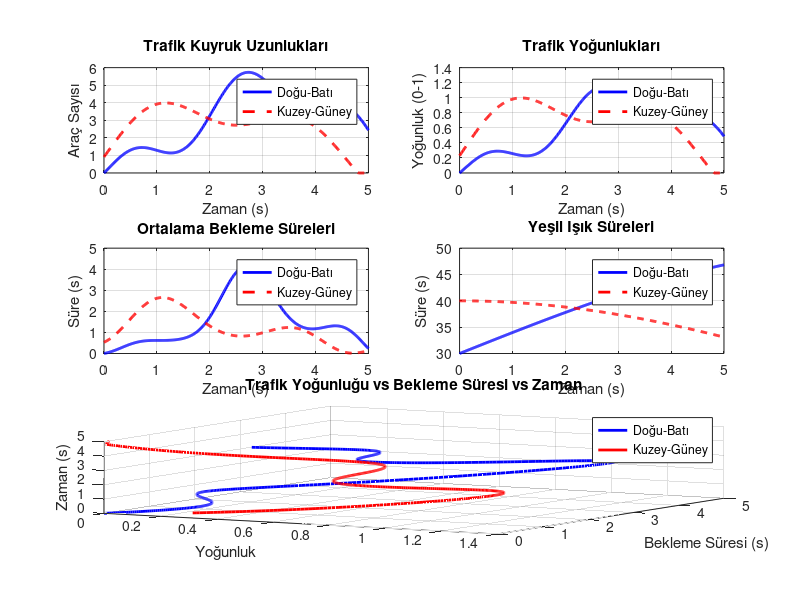

Recreate this plot in MATLAB. (Note: this script raises an error after producing the figure.)
% advanced_traffic_viz.m
% Gelişmiş trafik simülasyonu görselleştirme

function advanced_traffic_viz()
    fprintf('Gelişmiş trafik görselleştirmesi başlatılıyor...\n');
    
    % Workspace'den verileri al
    workspace_vars = evalin('base', 'whos');
    var_names = {workspace_vars.name};
    
    % Zaman verisi
    if ismember('log_time', var_names)
        t = evalin('base', 'log_time');
    elseif ismember('t', var_names)
        t = evalin('base', 't');
    elseif ismember('viz_time', var_names)
        t = evalin('base', 'viz_time');
    else
        % Varsayılan zaman verisi
        t = 0:0.01:5;
        t = t(:);
    end
    
    % Kuyruk verileri
    queue_data = [];
    if ismember('log_vehicle_queues', var_names)
        queue_data = evalin('base', 'log_vehicle_queues');
    elseif ismember('queue_lengths', var_names)
        queue_data = evalin('base', 'queue_lengths');
    elseif ismember('viz_data', var_names)
        queue_data = evalin('base', 'viz_data');
    end
    
    % Trafik yoğunlukları
    density_data = [];
    if ismember('density_EW', var_names) && ismember('density_NS', var_names)
        density_EW = evalin('base', 'density_EW');
        density_NS = evalin('base', 'density_NS');
        density_data = [density_EW, density_NS];
    end
    
    % Bekleme süreleri
    wait_time_data = [];
    if ismember('average_wait_time_EW', var_names) && ismember('average_wait_time_NS', var_names)
        wait_EW = evalin('base', 'average_wait_time_EW');
        wait_NS = evalin('base', 'average_wait_time_NS');
        wait_time_data = [wait_EW, wait_NS];
    end
    
    % Işık süreleri
    light_data = [];
    if ismember('green_duration_EW', var_names) && ismember('green_duration_NS', var_names)
        green_EW = evalin('base', 'green_duration_EW');
        green_NS = evalin('base', 'green_duration_NS');
        light_data = [green_EW, green_NS];
    end
    
    % Veri yoksa, test verisi oluştur
    if isempty(queue_data) && isempty(density_data) && isempty(wait_time_data)
        fprintf('Görselleştirilecek veri bulunamadı. Test verisi oluşturuluyor...\n');
        
        % Kuyruk uzunlukları (Doğu-Batı ve Kuzey-Güney)
        queue_data = zeros(length(t), 2);
        queue_data(:,1) = 5 * (sin(t/2).^2 + 0.2*sin(t*3));
        queue_data(:,1) = max(0, queue_data(:,1));
        queue_data(:,2) = 4 * (sin((t+1)/2).^2 + 0.3*sin(t*2));
        queue_data(:,2) = max(0, queue_data(:,2));
        
        % Yoğunluklar
        density_data = zeros(length(t), 2);
        density_data(:,1) = queue_data(:,1) / 5;  % 0-1 arası normalize
        density_data(:,2) = queue_data(:,2) / 4;  % 0-1 arası normalize
        
        % Bekleme süreleri
        wait_time_data = zeros(length(t), 2);
        wait_time_data(:,1) = 3 * density_data(:,1).^2 + 0.5*sin(t);
        wait_time_data(:,2) = 2.5 * density_data(:,2).^2 + 0.4*cos(t);
        
        % Işık süreleri
        light_data = zeros(length(t), 2);
        light_data(:,1) = 30 + 20*sin(t/5);
        light_data(:,2) = 25 + 15*cos(t/5);
    end
    
    % Gelişmiş görselleştirmeyi başlat
    create_advanced_visualizations(t, queue_data, density_data, wait_time_data, light_data);
end

function create_advanced_visualizations(t, queue_data, density_data, wait_time_data, light_data)
    % Ana figürü oluştur
    figure('Name', 'Gelişmiş Trafik Simülasyonu Görselleştirmesi', ...
           'NumberTitle', 'off', 'Position', [50, 50, 1200, 800]);
    
    % Boyut kontrolü yap
    if ~isempty(queue_data)
        % Vektörleri sütun vektörü yap
        if size(t, 1) == 1
            t = t(:);
        end
        
        % Boyut uyumsuzluğu varsa düzelt
        if length(t) ~= size(queue_data, 1)
            min_len = min(length(t), size(queue_data, 1));
            t = t(1:min_len);
            queue_data = queue_data(1:min_len, :);
            fprintf('Boyutlar düzeltildi: size(t)=%s, size(queue_data)=%s\n', mat2str(size(t)), mat2str(size(queue_data)));
        end
        
        % Tek sütun varsa ikinci sütun ekle
        if size(queue_data, 2) == 1
            % İlk olarak queue_data'nın bir struct olup olmadığını kontrol et
            if isstruct(queue_data)
                % Struct ise, önce içeriğini çıkar veya varsayılan değerler oluştur
                fprintf('queue_data bir struct olarak tespit edildi. Düzeltme yapılıyor...\n');
                % Struct'dan numara dizisine dönüştür veya yeni bir dizi oluştur
                % Bu örnek için basitçe varsayılan bir değer oluşturuyoruz
                queue_data_temp = zeros(length(t), 1);
                queue_data_temp(:,1) = 5 * (sin(t/2).^2 + 0.2*sin(t*3));
                queue_data = [queue_data_temp, queue_data_temp*0.8]; % İkinci yön için tahmin
            else
                % Normal sayısal dizi ise devam et
                queue_data = [queue_data, queue_data*0.8]; % İkinci yön için tahmin
            end
            fprintf('İkinci sütun eklendi. Yeni boyut: %s\n', mat2str(size(queue_data)));
        end
    end
    
    % Diğer veriler için de benzer kontroller yap
    if ~isempty(density_data) && length(t) ~= size(density_data, 1)
        min_len = min(length(t), size(density_data, 1));
        t_temp = t(1:min_len);
        density_data = density_data(1:min_len, :);
        
        if size(density_data, 2) == 1
            % struct kontrolü
            if isstruct(density_data)
                fprintf('density_data bir struct olarak tespit edildi. Düzeltme yapılıyor...\n');
                density_data_temp = zeros(length(t), 1);
                density_data_temp(:,1) = (5 * (sin(t/2).^2 + 0.2*sin(t*3)))/5; % 0-1 arası
                density_data = [density_data_temp, density_data_temp*0.7];
            else
                density_data = [density_data, density_data*0.7];
            end
        end
    end
    
    if ~isempty(wait_time_data) && length(t) ~= size(wait_time_data, 1)
        min_len = min(length(t), size(wait_time_data, 1));
        t_temp = t(1:min_len);
        wait_time_data = wait_time_data(1:min_len, :);
        
        if size(wait_time_data, 2) == 1
            % struct kontrolü
            if isstruct(wait_time_data)
                fprintf('wait_time_data bir struct olarak tespit edildi. Düzeltme yapılıyor...\n');
                wait_time_data_temp = zeros(length(t), 1);
                wait_time_data_temp(:,1) = 3 * ((5 * (sin(t/2).^2 + 0.2*sin(t*3)))/5).^2 + 0.5*sin(t);
                wait_time_data = [wait_time_data_temp, wait_time_data_temp*0.9];
            else
                wait_time_data = [wait_time_data, wait_time_data*0.9];
            end
        end
    end
    
    if ~isempty(light_data) && length(t) ~= size(light_data, 1)
        min_len = min(length(t), size(light_data, 1));
        t_temp = t(1:min_len);
        light_data = light_data(1:min_len, :);
        
        if size(light_data, 2) == 1
            % struct kontrolü
            if isstruct(light_data)
                fprintf('light_data bir struct olarak tespit edildi. Düzeltme yapılıyor...\n');
                light_data_temp = zeros(length(t), 1);
                light_data_temp(:,1) = 30 + 20*sin(t/5);
                light_data = [light_data_temp, light_data_temp*0.9];
            else
                light_data = [light_data, light_data*0.9];
            end
        end
    end
    
    % Subplot düzeni: 3x2
    
    % 1. Grafik: Kuyruk uzunlukları
    subplot(3, 2, 1);
    if ~isempty(queue_data)
        try
            plot(t, queue_data(:,1), 'b-', 'LineWidth', 2); hold on;
            if size(queue_data, 2) >= 2
                plot(t, queue_data(:,2), 'r--', 'LineWidth', 2);
            end
            title('Trafik Kuyruk Uzunlukları');
            xlabel('Zaman (s)');
            ylabel('Araç Sayısı');
            if size(queue_data, 2) >= 2
                legend('Doğu-Batı', 'Kuzey-Güney');
            else
                legend('Doğu-Batı');
            end
            grid on;
        catch plot_err
            warning('Kuyruk verisi çizilirken hata: %s', plot_err.message);
            text(0.5, 0.5, 'Kuyruk verisi çizilemedi', 'HorizontalAlignment', 'center');
            axis off;
        end
    else
        text(0.5, 0.5, 'Kuyruk verisi bulunamadı', 'HorizontalAlignment', 'center');
        axis off;
    end
    
    % 2. Grafik: Yoğunluklar
    subplot(3, 2, 2);
    if ~isempty(density_data)
        try
            plot(t, density_data(:,1), 'b-', 'LineWidth', 2); hold on;
            if size(density_data, 2) >= 2
                plot(t, density_data(:,2), 'r--', 'LineWidth', 2);
            end
            title('Trafik Yoğunlukları');
            xlabel('Zaman (s)');
            ylabel('Yoğunluk (0-1)');
            if size(density_data, 2) >= 2
                legend('Doğu-Batı', 'Kuzey-Güney');
            else
                legend('Doğu-Batı');
            end
            grid on;
        catch plot_err
            warning('Yoğunluk verisi çizilirken hata: %s', plot_err.message);
            text(0.5, 0.5, 'Yoğunluk verisi çizilemedi', 'HorizontalAlignment', 'center');
            axis off;
        end
    else
        text(0.5, 0.5, 'Yoğunluk verisi bulunamadı', 'HorizontalAlignment', 'center');
        axis off;
    end
    
    % 3. Grafik: Bekleme süreleri
    subplot(3, 2, 3);
    if ~isempty(wait_time_data)
        try
            plot(t, wait_time_data(:,1), 'b-', 'LineWidth', 2); hold on;
            if size(wait_time_data, 2) >= 2
                plot(t, wait_time_data(:,2), 'r--', 'LineWidth', 2);
            end
            title('Ortalama Bekleme Süreleri');
            xlabel('Zaman (s)');
            ylabel('Süre (s)');
            if size(wait_time_data, 2) >= 2
                legend('Doğu-Batı', 'Kuzey-Güney');
            else
                legend('Doğu-Batı');
            end
            grid on;
        catch plot_err
            warning('Bekleme süresi verisi çizilirken hata: %s', plot_err.message);
            text(0.5, 0.5, 'Bekleme süresi verisi çizilemedi', 'HorizontalAlignment', 'center');
            axis off;
        end
    else
        text(0.5, 0.5, 'Bekleme süresi verisi bulunamadı', 'HorizontalAlignment', 'center');
        axis off;
    end
    
    % 4. Grafik: Trafık ışığı süreleri
    subplot(3, 2, 4);
    if ~isempty(light_data)
        try
            plot(t, light_data(:,1), 'b-', 'LineWidth', 2); hold on;
            if size(light_data, 2) >= 2
                plot(t, light_data(:,2), 'r--', 'LineWidth', 2);
            end
            title('Yeşil Işık Süreleri');
            xlabel('Zaman (s)');
            ylabel('Süre (s)');
            if size(light_data, 2) >= 2
                legend('Doğu-Batı', 'Kuzey-Güney');
            else
                legend('Doğu-Batı');
            end
            grid on;
        catch plot_err
            warning('Işık süresi verisi çizilirken hata: %s', plot_err.message);
            text(0.5, 0.5, 'Işık süresi verisi çizilemedi', 'HorizontalAlignment', 'center');
            axis off;
        end
    else
        text(0.5, 0.5, 'Işık süresi verisi bulunamadı', 'HorizontalAlignment', 'center');
        axis off;
    end
    
    % 5. Grafik: 3B görselleştirme (Yoğunluk vs Bekleme Süresi vs Zaman)
    subplot(3, 2, 5:6);
    if ~isempty(density_data) && ~isempty(wait_time_data)
        try
            % 3B yüzey çizimi
            plot3(density_data(:,1), wait_time_data(:,1), t, 'b-', 'LineWidth', 2); hold on;
            if size(density_data, 2) >= 2 && size(wait_time_data, 2) >= 2
                plot3(density_data(:,2), wait_time_data(:,2), t, 'r-', 'LineWidth', 2);
            end
            title('Trafik Yoğunluğu vs Bekleme Süresi vs Zaman');
            xlabel('Yoğunluk');
            ylabel('Bekleme Süresi (s)');
            zlabel('Zaman (s)');
            if size(density_data, 2) >= 2 && size(wait_time_data, 2) >= 2
                legend('Doğu-Batı', 'Kuzey-Güney');
            else
                legend('Doğu-Batı');
            end
            grid on;
            view(30, 30); % 3D görüntüyü döndür
        catch plot_err
            warning('3B görselleştirme çizilirken hata: %s', plot_err.message);
            text(0.5, 0.5, '3B görselleştirme çizilemedi', 'HorizontalAlignment', 'center');
            axis off;
        end
    else
        text(0.5, 0.5, '3B görselleştirme için yeterli veri bulunamadı', 'HorizontalAlignment', 'center');
        axis off;
    end
    
    % Ana başlık
    sgtitle('Trafik Kontrol Sistemi Simülasyon Sonuçları');
    
    % İkinci figür: Kavşak Durum Görselleştirmesi
    create_intersection_visualization(queue_data, light_data);
end

function create_intersection_visualization(queue_data, light_data)
    % Eğer veri yoksa, bu fonksiyonu atla
    if isempty(queue_data)
        return;
    end
    
    try
        % Kuyruk verisi boyut kontrolü
        if size(queue_data, 1) < 1
            disp('Kavşak görselleştirmesi için yeterli veri yok.');
            return;
        end
        
        % Son durumu al (simülasyonun son anındaki değerler)
        queue_EW = queue_data(end, 1);
        if size(queue_data, 2) >= 2
            queue_NS = queue_data(end, 2);
        else
            queue_NS = queue_EW * 0.8; % Tahmin
            disp('Kuzey-Güney kuyruk verisi bulunamadı, Doğu-Batı verisinden tahmin ediliyor.');
        end
        
        % Sayısal değer kontrolü
        if ~isnumeric(queue_EW) || ~isnumeric(queue_NS) || isnan(queue_EW) || isnan(queue_NS)
            disp('Kavşak görselleştirmesi için geçerli sayısal veri bulunamadı.');
            return;
        end
        
        % Işık durumu
        if ~isempty(light_data) && size(light_data, 1) > 0
            try
                light_EW = light_data(end, 1);
                if size(light_data, 2) >= 2
                    light_NS = light_data(end, 2);
                else
                    light_NS = light_EW * 0.9; % Tahmin
                end
                
                % Hangisi aktif?
                if light_EW > light_NS
                    light_state = 'EW'; % Doğu-Batı yeşil
                else
                    light_state = 'NS'; % Kuzey-Güney yeşil
                end
            catch
                % Rastgele ışık durumu
                if rand > 0.5
                    light_state = 'EW';
                else
                    light_state = 'NS';
                end
            end
        else
            % Rastgele ışık durumu
            if rand > 0.5
                light_state = 'EW';
            else
                light_state = 'NS';
            end
        end
        
        % Kavşak görselleştirme figürü
        figure('Name', 'Kavşak Durum Görselleştirmesi', ...
               'NumberTitle', 'off', 'Position', [400, 200, 600, 600]);
        
        % Arkaplan ve yolları oluştur
        axis([-10 10 -10 10]);
        hold on;
        
        % Yolları çiz
        rectangle('Position', [-10, -1, 20, 2], 'FaceColor', [0.7 0.7 0.7]); % Doğu-Batı yolu
        rectangle('Position', [-1, -10, 2, 20], 'FaceColor', [0.7 0.7 0.7]); % Kuzey-Güney yolu
        
        % Yol çizgilerini ekle
        plot([-10, 10], [0, 0], 'w--', 'LineWidth', 1);
        plot([0, 0], [-10, 10], 'w--', 'LineWidth', 1);
        
        % Trafik ışıklarını göster
        if strcmp(light_state, 'EW')
            % Doğu-Batı yeşil, Kuzey-Güney kırmızı
            plot([-1.5, -1.5], [1.5, 1.5], 'go', 'MarkerSize', 15, 'MarkerFaceColor', 'g');
            plot([1.5, 1.5], [-1.5, -1.5], 'go', 'MarkerSize', 15, 'MarkerFaceColor', 'g');
            plot([1.5, 1.5], [1.5, 1.5], 'ro', 'MarkerSize', 15, 'MarkerFaceColor', 'r');
            plot([-1.5, -1.5], [-1.5, -1.5], 'ro', 'MarkerSize', 15, 'MarkerFaceColor', 'r');
        else
            % Doğu-Batı kırmızı, Kuzey-Güney yeşil
            plot([-1.5, -1.5], [1.5, 1.5], 'ro', 'MarkerSize', 15, 'MarkerFaceColor', 'r');
            plot([1.5, 1.5], [-1.5, -1.5], 'ro', 'MarkerSize', 15, 'MarkerFaceColor', 'r');
            plot([1.5, 1.5], [1.5, 1.5], 'go', 'MarkerSize', 15, 'MarkerFaceColor', 'g');
            plot([-1.5, -1.5], [-1.5, -1.5], 'go', 'MarkerSize', 15, 'MarkerFaceColor', 'g');
        end
        
        % Araç kuyruklarını göster
        % Doğu'dan gelen araçlar
        for i = 1:min(10, round(queue_EW))
            rectangle('Position', [-2-i, -0.8, 0.8, 0.6], 'FaceColor', 'b', 'Curvature', [0.2, 0.2]);
        end
        
        % Batı'dan gelen araçlar (daha az)
        for i = 1:min(6, round(queue_EW*0.6))
            rectangle('Position', [2+i-0.8, 0.2, 0.8, 0.6], 'FaceColor', 'b', 'Curvature', [0.2, 0.2]);
        end
        
        % Kuzey'den gelen araçlar
        for i = 1:min(8, round(queue_NS))
            rectangle('Position', [-0.8, -2-i, 0.6, 0.8], 'FaceColor', 'r', 'Curvature', [0.2, 0.2]);
        end
        
        % Güney'den gelen araçlar (daha az)
        for i = 1:min(5, round(queue_NS*0.5))
            rectangle('Position', [0.2, 2+i-0.8, 0.6, 0.8], 'FaceColor', 'r', 'Curvature', [0.2, 0.2]);
        end
        
        % Efsane ve görsel düzeltmeler
        title('Kavşak Durumu Anlık Görünüm');
        legend_text = {};
        if strcmp(light_state, 'EW')
            legend_text{end+1} = 'Doğu-Batı: YEŞİL';
            legend_text{end+1} = 'Kuzey-Güney: KIRMIZI';
        else
            legend_text{end+1} = 'Doğu-Batı: KIRMIZI';
            legend_text{end+1} = 'Kuzey-Güney: YEŞİL';
        end
        
        legend_text{end+1} = ['Doğu-Batı Kuyruk: ' num2str(round(queue_EW*10)/10) ' araç'];
        legend_text{end+1} = ['Kuzey-Güney Kuyruk: ' num2str(round(queue_NS*10)/10) ' araç'];
        
        % Efsaneyi ekle (sağ üst köşe)
        legend(legend_text, 'Location', 'northeast');
        
        % Eksen etiketlerini gizle
        axis equal;
        axis off;
    catch viz_err
        warning('Kavşak görselleştirmesi oluşturulurken hata: %s', viz_err.message);
        disp('Hata detayları:');
        disp(getReport(viz_err));
        figure('Name', 'Kavşak Görselleştirme Hatası', 'NumberTitle', 'off');
        text(0.5, 0.5, 'Kavşak görselleştirmesi oluşturulamadı', 'HorizontalAlignment', 'center');
        axis off;
    end
end 